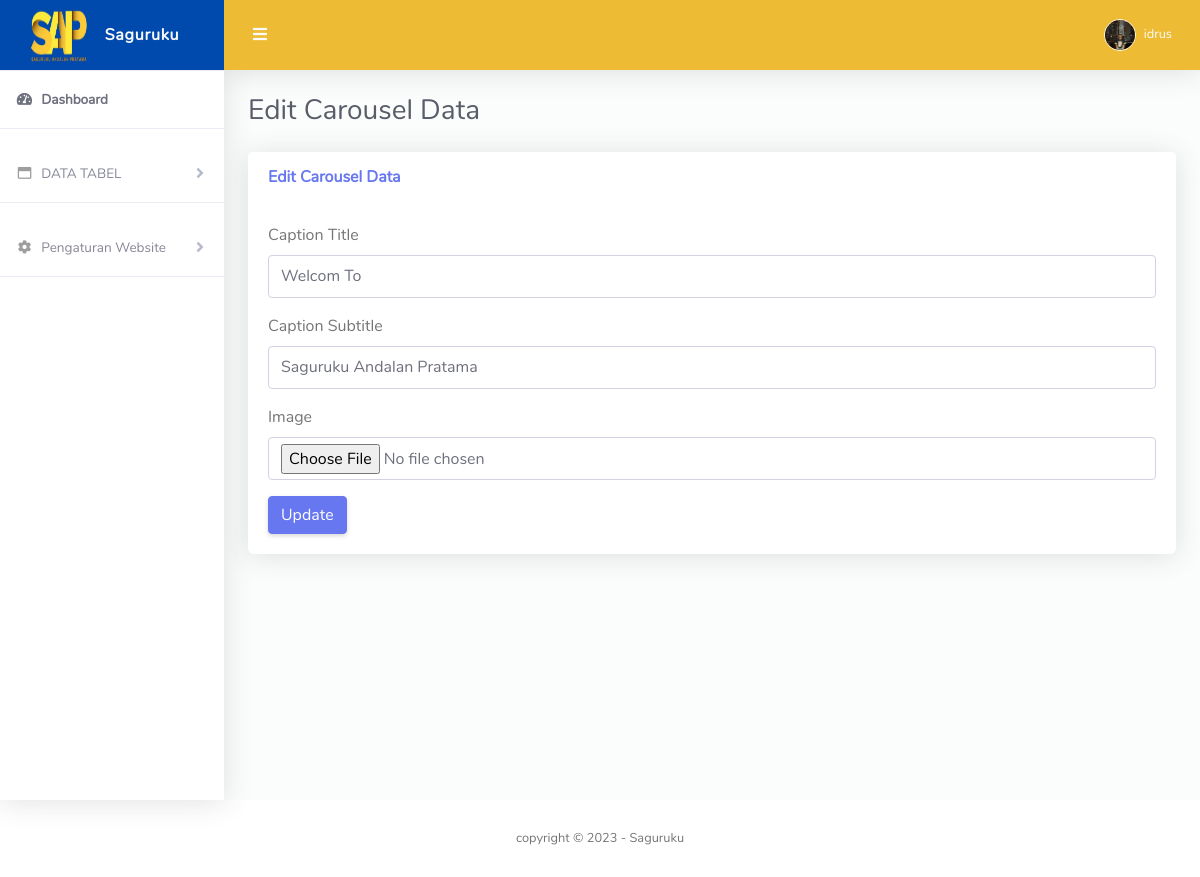
Screenshot of /admin/edit-carousel.php?id=7 (signed in) with the database file from the repository.
### tables this page shows
CREATE TABLE `carousel` (
  `id` int(11) NOT NULL,
  `image_url` varchar(255) NOT NULL,
  `caption_title` varchar(255) NOT NULL,
  `caption_subtitle` text NOT NULL
);

### admin/edit-carousel.php (the view, shortened to what this page needs)
<?php
include '../include/config.php';
if (isset($_GET['id'])) {
    $id = $_GET['id'];
    $sql = "SELECT * FROM carousel WHERE id = '$id'";
    $result = mysqli_query($conn, $sql);
    if (mysqli_num_rows($result) > 0) {
        $row = mysqli_fetch_assoc($result);
        $captionTitle = $row['caption_title'];
        $captionSubtitle = $row['caption_subtitle'];
    } else {
        header("Location: carousel-data.php");
        exit();
    }
} else {
    header("Location: carousel-data.php");
    exit();
}
?>
<?php include 'include/navbar.php'; ?>
<div class="container-fluid" id="container-wrapper">
    <div class="d-sm-flex align-items-center justify-content-between mb-4">
        <h1 class="h3 mb-0 text-gray-800">Edit Carousel Data</h1>
    </div>
    <div class="row">
        <div class="col-lg-12">
            <div class="card mb-4">
                <div class="card-header py-3 d-flex flex-row align-items-center justify-content-between">
                    <h6 class="m-0 font-weight-bold text-primary">Edit Carousel Data</h6>
                </div>
                <div class="card-body">
                    <form method="post" action="" enctype="multipart/form-data">
                        <div class="form-group">
                            <label for="caption_title">Caption Title</label>
                            <input type="text" class="form-control" name="caption_title" id="caption_title" value="<?php echo $captionTitle; ?>" required>
                        </div>
                        <div class="form-group">
                            <label for="caption_subtitle">Caption Subtitle</label>
                            <input type="text" class="form-control" name="caption_subtitle" id="caption_subtitle" value="<?php echo $captionSubtitle; ?>" required>
                        </div>
                        <div class="form-group">
                            <label for="image">Image</label>
                            <input type="file" class="form-control" name="image" id="image">
                        </div>
                        <button type="submit" name="update" class="btn btn-primary">Update</button>
                    </form>
                </div>
            </div>
        </div>
    </div>
</div>
<?php include 'include/footer.php'; ?>

### admin/include/navbar.php (shortened to what this page needs)
<?php
require '../include/config.php';
if (isset($_SESSION['user_id'])) {
    $user_id = $_SESSION['user_id'];
    $sql = "SELECT username, images FROM admins WHERE id = '$user_id'";
    $result = mysqli_query($conn, $sql);
    if (mysqli_num_rows($result) > 0) {
        $row = mysqli_fetch_assoc($result);
        $username = $row['username'];
        $user_image = $row['images'];
    }
} else {
    header("Location: ../login/index.php");
    exit;
}
?>
<!DOCTYPE html>
<html lang="en">
<head>
    <link href="asset/vendor/fontawesome-free/css/all.min.css" rel="stylesheet" type="text/css">
    <link href="asset/vendor/bootstrap/css/bootstrap.min.css" rel="stylesheet" type="text/css">
    <link href="asset/css/ruang-admin.min.css" rel="stylesheet">
    <link href="asset/vendor/datatables/dataTables.bootstrap4.min.css" rel="stylesheet">
</head>
<body id="page-top">
    <div id="wrapper">
        <ul class="navbar-nav sidebar sidebar-light accordion" id="accordionSidebar">
            <a class="sidebar-brand d-flex align-items-center justify-content-center" href="index.php">
                <div class="sidebar-brand-icon">
                    <img src="asset/img/saguruku.jpg" width="60" height="55">
                </div>
                <div class="sidebar-brand-text mx-3">Saguruku</div>
            </a>
            <hr class="sidebar-divider my-0">
            <li class="nav-item active">
                <a class="nav-link" href="index.php">
                    <i class="fas fa-fw fa-tachometer-alt"></i>
                    <span>Dashboard</span></a>
            </li>
            <hr class="sidebar-divider">
            <li class="nav-item">
                <a class="nav-link collapsed" href="#" data-toggle="collapse" data-target="#collapseBootstrap" aria-expanded="true" aria-controls="collapseBootstrap">
                    <i class="far fa-fw fa-window-maximize"></i>
                    <span>DATA TABEL</span>
                </a>
            </li>
            <hr class="sidebar-divider">
            <li class="nav-item">
                <a class="nav-link collapsed" href="#" data-toggle="collapse" data-target="#collapsePengaturan" aria-expanded="true" aria-controls="collapsePengaturan">
                    <i class="fas fa-fw fa-cog"></i>
                    <span>Pengaturan Website</span>
                </a>
            </li>
            <hr class="sidebar-divider">
        </ul>
        <div id="content-wrapper" class="d-flex flex-column">
            <div id="content">
                <nav class="navbar navbar-expand navbar-light bg-navbar topbar mb-4 static-top">
                    <button id="sidebarToggleTop" class="btn btn-link rounded-circle mr-3">
                        <i class="fa fa-bars"></i>
                    </button>
                    <ul class="navbar-nav ml-auto">
                        <li class="nav-item dropdown no-arrow">
                            <a class="nav-link dropdown-toggle" href="#" id="userDropdown" role="button" data-toggle="dropdown" aria-haspopup="true" aria-expanded="false">
                                <img class="img-profile rounded-circle" src="uploads/<?php echo $user_image; ?>" style="max-width: 60px">
                                <span class="ml-2 d-none d-lg-inline text-black small">
                                    <?php echo $username; ?>
                                </span>
                            </a>
                        </li>
                    </ul>
                </nav>

### rows the page displays
carousel: caption_title "Welcom To", caption_subtitle "Saguruku Andalan Pratama"

### other values shown
$username "idrus"
